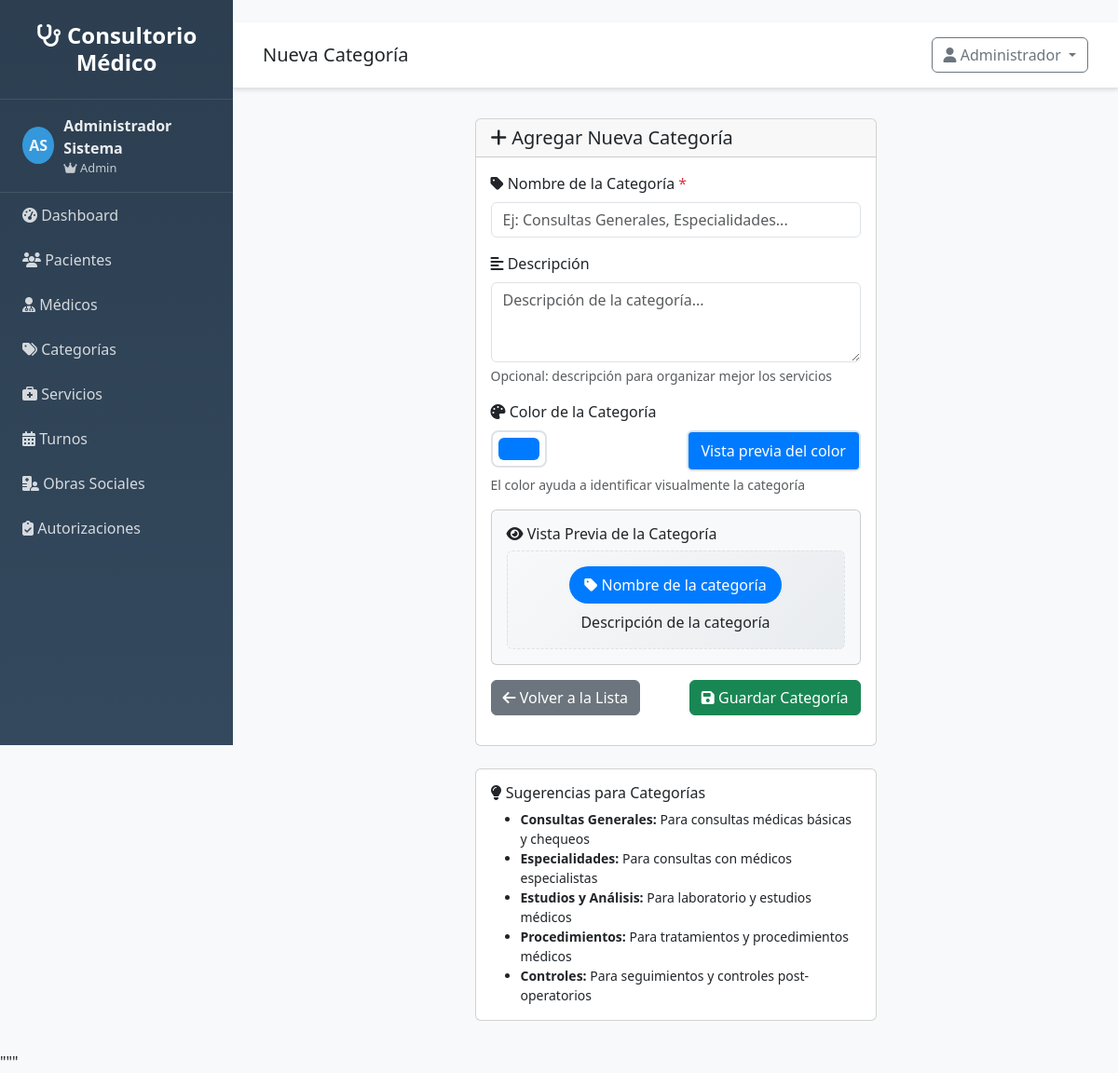
/categorias/nueva (signed in), run on the app's committed database.
### src/models/usuario.py (models this page shows, shortened)
class Usuario(UserMixin, db.Model):
    __tablename__ = 'usuarios'
    __table_args__ = {'extend_existing': True}
    id = db.Column(db.Integer, primary_key=True)
    username = db.Column(db.String(80), unique=True, nullable=False)
    email = db.Column(db.String(120), unique=True, nullable=False)
    password_hash = db.Column(db.String(255), nullable=False)
    nombre = db.Column(db.String(100), nullable=False)
    apellido = db.Column(db.String(100), nullable=False)
    rol = db.Column(db.String(20), default='usuario')
    activo = db.Column(db.Boolean, default=True)
    ultimo_login = db.Column(db.DateTime)
    fecha_creacion = db.Column(db.DateTime, default=datetime.utcnow)
    @property
    def nombre_completo(self):
        return f"{self.nombre} {self.apellido}"
    def is_admin(self):
        return self.rol == 'admin'

### src/routes/categorias.py (the view)
@categorias_bp.route('/nueva')
@login_required
def nueva():
    return render_template('categorias/formulario.html')

### src/auth.py (called while the page is built)
@login_manager.user_loader
def load_user(user_id):
    try:
        from src.models.usuario import Usuario
        return Usuario.query.get(int(user_id))
    except Exception as e:
        print(f"Error cargando usuario {user_id}: {e}")
        return None

### templates/categorias/formulario.html (shortened to what this page needs)
{% extends "base.html" %}
{% block page_title %}
    {% if categoria %}Editar Categoría{% else %}Nueva Categoría{% endif %}
{% endblock %}
{% block content %}
<div class="row justify-content-center">
    <div class="col-md-6">
        <div class="card">
            <div class="card-header">
                <h5 class="card-title mb-0">
                    <i class="fas fa-{% if categoria %}edit{% else %}plus{% endif %}"></i>
                    {% if categoria %}Editar Categoría - {{ categoria.nombre }}{% else %}Agregar Nueva Categoría{% endif %}
                </h5>
            </div>
            <div class="card-body">
                <form method="POST"
                      action="{% if categoria %}{{ url_for('categorias.actualizar', id=categoria.id) }}{% else %}{{ url_for('categorias.crear') }}{% endif %}">
                    <div class="mb-3">
                        <label for="nombre" class="form-label">
                            <i class="fas fa-tag"></i> Nombre de la Categoría <span class="text-danger">*</span>
                        </label>
                        <input type="text" class="form-control" id="nombre" name="nombre"
                               value="{{ categoria.nombre if categoria else '' }}" required
                               placeholder="Ej: Consultas Generales, Especialidades...">
                    </div>
                    <div class="mb-3">
                        <label for="descripcion" class="form-label">
                            <i class="fas fa-align-left"></i> Descripción
                        </label>
                        <textarea class="form-control" id="descripcion" name="descripcion" rows="3"
                                  placeholder="Descripción de la categoría...">{{ categoria.descripcion if categoria else '' }}</textarea>
                        <div class="form-text">Opcional: descripción para organizar mejor los servicios</div>
                    </div>
                    <div class="mb-3">
                        <label for="color" class="form-label">
                            <i class="fas fa-palette"></i> Color de la Categoría
                        </label>
                        <div class="row">
                            <div class="col-md-6">
                                <input type="color" class="form-control form-control-color" id="color" name="color"
                                       value="{{ categoria.color if categoria else '#007bff' }}" title="Seleccionar color">
                            </div>
                            <div class="col-md-6">
                                <div class="color-preview p-2 rounded text-center text-white" id="colorPreview">
                                    Vista previa del color
                                </div>
                            </div>
                        </div>
                        <div class="form-text">El color ayuda a identificar visualmente la categoría</div>
                    </div>
                    <div class="mb-3">
                        <div class="card bg-light">
                            <div class="card-body">
                                <h6 class="card-title">
                                    <i class="fas fa-eye"></i> Vista Previa de la Categoría
                                </h6>
                                <div class="category-preview p-3 rounded text-center" id="categoryPreview">
                                    <div class="category-badge" id="previewBadge">
                                        <i class="fas fa-tag"></i> <span id="previewName">Nombre de la categoría</span>
                                    </div>
                                    <p class="mt-2 mb-0" id="previewDescription">Descripción de la categoría</p>
                                </div>
                            </div>
                        </div>
                    </div>
                    <div class="d-flex justify-content-between">
                        <a href="{{ url_for('categorias.listar') }}" class="btn btn-secondary">
                            <i class="fas fa-arrow-left"></i> Volver a la Lista
                        </a>
                        <div>
                            <button type="submit" class="btn btn-success">
                                <i class="fas fa-save"></i>
                                {% if categoria %}Actualizar Categoría{% else %}Guardar Categoría{% endif %}
                            </button>
                        </div>
                    </div>
                </form>
            </div>
        </div>
        <div class="card mt-4">
            <div class="card-body">
                <h6 class="card-title">
                    <i class="fas fa-lightbulb"></i> Sugerencias para Categorías
                </h6>
                <ul class="mb-0 small">
                    <li><strong>Consultas Generales:</strong> Para consultas médicas básicas y chequeos</li>
                    <li><strong>Especialidades:</strong> Para consultas con médicos especialistas</li>
                    <li><strong>Estudios y Análisis:</strong> Para laboratorio y estudios médicos</li>
                    <li><strong>Procedimientos:</strong> Para tratamientos y procedimientos médicos</li>
                    <li><strong>Controles:</strong> Para seguimientos y controles post-operatorios</li>
                </ul>
            </div>
        </div>
    </div>
</div>
{% endblock %}

### templates/base.html (shortened to what this page needs)
<!DOCTYPE html>
<html lang="es">
<head>
    <link href="https://cdn.jsdelivr.net/npm/bootstrap@5.3.0/dist/css/bootstrap.min.css" rel="stylesheet">
    <link href="https://cdnjs.cloudflare.com/ajax/libs/font-awesome/6.4.0/css/all.min.css" rel="stylesheet">
</head>
<body>
    <nav class="sidebar" id="sidebar">
        <div class="logo">
            <h4><i class="fas fa-stethoscope"></i> Consultorio Médico</h4>
        </div>
        {% if current_user and current_user.is_authenticated %}
        <div class="user-info">
            <div class="user-avatar">
                {{ current_user.nombre[0] if current_user.nombre else 'U' }}{{ current_user.apellido[0] if current_user.apellido else 'S' }}
            </div>
            <div>
                <div class="fw-bold">{{ current_user.nombre_completo if current_user.nombre_completo else 'Usuario' }}</div>
                <div style="font-size: 0.8em; opacity: 0.8;">
                    {% if current_user.is_admin and current_user.is_admin() %}
                        <i class="fas fa-crown"></i> Admin
                    {% elif current_user.is_medico and current_user.is_medico() %}
                        <i class="fas fa-user-md"></i> Médico
                    {% else %}
                        <i class="fas fa-user"></i> Usuario
                    {% endif %}
                </div>
            </div>
        </div>
        {% endif %}
        <ul class="nav flex-column">
            <li class="nav-item">
                <a class="nav-link" href="{{ url_for('main.index') }}">
                    <i class="fas fa-tachometer-alt"></i> Dashboard
            </a>
        </li>
            {% if current_user and current_user.is_authenticated %}
            <li class="nav-item">
                <a class="nav-link" href="{{ url_for('clientes.listar') if url_for else '#' }}">
                    <i class="fas fa-users"></i> Pacientes
                </a>
            </li>
            <li class="nav-item">
                <a class="nav-link" href="{{ url_for('profesionales.listar') if url_for else '#' }}">
                    <i class="fas fa-user-md"></i> Médicos
                </a>
            </li>
            <li class="nav-item">
                <a class="nav-link" href="{{ url_for('categorias.listar') if url_for else '#' }}">
                    <i class="fas fa-tags"></i> Categorías
                </a>
            </li>
            <li class="nav-item">
                <a class="nav-link" href="{{ url_for('servicios.listar') if url_for else '#' }}">
                    <i class="fas fa-briefcase-medical"></i> Servicios
                </a>
            </li>
            <li class="nav-item">
                <a class="nav-link" href="{{ url_for('turnos.listar') if url_for else '#' }}">
                    <i class="fas fa-calendar-alt"></i> Turnos
                </a>
            </li>
            <li class="nav-item">
                <a class="nav-link" href="{{ url_for('obras_sociales.listar') if url_for else '#' }}">
                    <i class="fas fa-hospital-user"></i> Obras Sociales
                </a>
            </li>
            <li class="nav-item">
                <a class="nav-link" href="{{ url_for('autorizaciones.listar') if url_for else '#' }}">
                    <i class="fas fa-clipboard-check"></i> Autorizaciones
                </a>
            </li>
            {% endif %}
        </ul>
    </nav>
    <div class="main-content">
        <div class="top-navbar d-flex justify-content-between align-items-center">
            <div>
                <h5 class="mb-0">{% block page_title %}Sistema de Gestión{% endblock %}</h5>
            </div>
            <div class="dropdown">
                <button class="btn btn-outline-secondary dropdown-toggle" type="button" data-bs-toggle="dropdown">
                    <i class="fas fa-user"></i>
                    {% if current_user and current_user.is_authenticated %}
                        {{ current_user.nombre if current_user.nombre else 'Usuario' }}
                    {% else %}
                        Invitado
                    {% endif %}
                </button>
            </div>
        </div>
        <div class="content-wrapper">
            {% block content %}{% endblock %}
        </div>
    </div>
</body>
</html>

### templates/base.html (style rules this page uses)
:root { --primary-color: #2c3e50; --secondary-color: #3498db; --sidebar-width: 250px; }
body { font-family: 'Segoe UI', Tahoma, Geneva, Verdana, sans-serif; background-color: #f8f9fa; }
.sidebar { position: fixed; top: 0; left: 0; height: 100vh; width: var(--sidebar-width); background: linear-gradient(180deg, var(--primary-color) 0%, #34495e 100%); z-index: 1000; overflow-y: auto; }
.sidebar .logo { padding: 1.5rem; text-align: center; border-bottom: 1px solid rgba(255,255,255,0.1); }
.sidebar .logo h4 { color: white; margin: 0; font-weight: 600; }
.sidebar .nav-link { color: rgba(255,255,255,0.8); padding: 0.75rem 1.5rem; transition: all 0.3s; }
.main-content { margin-left: var(--sidebar-width); min-height: 100vh; }
.top-navbar { background: white; border-bottom: 1px solid #dee2e6; padding: 1rem 2rem; box-shadow: 0 2px 4px rgba(0,0,0,0.1); }
.content-wrapper { padding: 2rem; }
.user-info { display: flex; align-items: center; color: rgba(255,255,255,0.9); padding: 1rem 1.5rem; border-bottom: 1px solid rgba(255,255,255,0.1); }
.user-avatar { width: 40px; height: 40px; border-radius: 50%; background: var(--secondary-color); display: flex; align-items: center; justify-content: center; margin-right: 10px; font-weight: bold; }

### templates/categorias/formulario.html (style rules this page uses)
.form-control-color { width: 60px; height: 40px; border-radius: 8px; border: 2px solid #dee2e6; cursor: pointer; }
.color-preview { background-color: #007bff; border: 2px solid #dee2e6; min-height: 40px; display: flex; align-items: center; justify-content: center; font-weight: 500; }
.category-preview { background: linear-gradient(135deg, #f8f9fa 0%, #e9ecef 100%); border: 1px dashed #dee2e6; }
.category-badge { display: inline-block; padding: 8px 16px; border-radius: 20px; background-color: #007bff; color: white; font-size: 1rem; font-weight: 500; }

### data on the page
Usuario: nombre "A", apellido "S", nombre+apellido "Administrador Sistema", nombre "Administrador"
